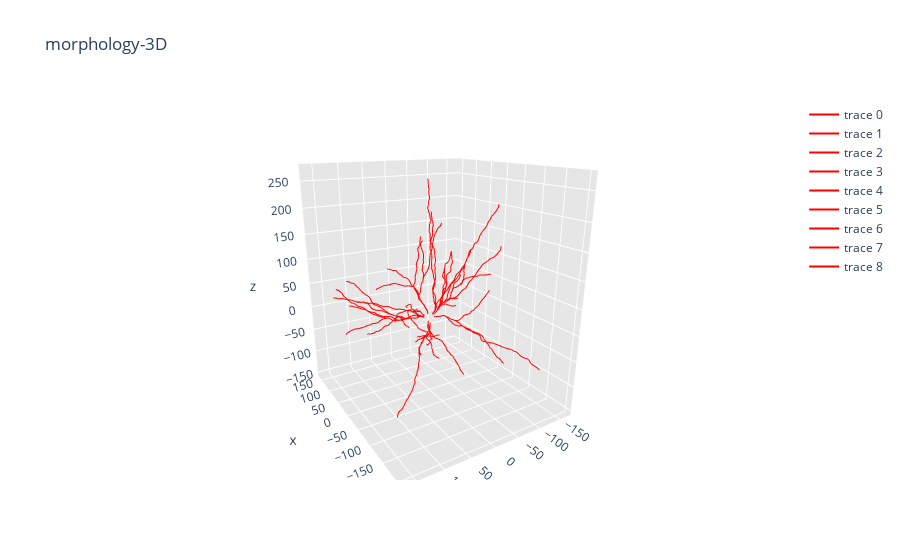

Here is the notebook cell this chart was saved with:
### Markdown cell above
### Run the example extract_synthesis_inputs.py and plot the result

### Code cell
%run extract_synthesis_inputs.py

morph = load_morphology("results_extract_synthesis_inputs/generated_cell.swc")
_ = plotly_impl.plot_morph3d(morph, inline=True)

### Figure 1 — Plotly figure (JSON) as saved in the notebook; plotly's stock layout.template omitted (floating-point values rounded to 4 significant figures; data arrays with more than 128 entries replaced by an {"elided": "..."} marker saying what was removed)
{"data": [{"line": {"color": "red", "width": 2}, "mode": "lines", "type": "scatter3d", "x": {"elided": "2007 float values"}, "y": {"elided": "2007 float values"}, "z": {"elided": "2007 float values"}}, {"line": {"color": "red", "width": 2}, "mode": "lines", "type": "scatter3d", "x": {"elided": "2298 float values"}, "y": {"elided": "2298 float values"}, "z": {"elided": "2298 float values"}}, {"line": {"color": "red", "width": 2}, "mode": "lines", "type": "scatter3d", "x": {"elided": "1977 float values"}, "y": {"elided": "1977 float values"}, "z": {"elided": "1977 float values"}}, {"line": {"color": "red", "width": 2}, "mode": "lines", "type": "scatter3d", "x": {"elided": "1995 float values"}, "y": {"elided": "1995 float values"}, "z": {"elided": "1995 float values"}}, {"line": {"color": "red", "width": 2}, "mode": "lines", "type": "scatter3d", "x": {"elided": "1977 float values"}, "y": {"elided": "1977 float values"}, "z": {"elided": "1977 float values"}}, {"line": {"color": "red", "width": 2}, "mode": "lines", "type": "scatter3d", "x": {"elided": "3297 float values"}, "y": {"elided": "3297 float values"}, "z": {"elided": "3297 float values"}}, {"line": {"color": "red", "width": 2}, "mode": "lines", "type": "scatter3d", "x": {"elided": "879 float values"}, "y": {"elided": "879 float values"}, "z": {"elided": "879 float values"}}, {"line": {"color": "red", "width": 2}, "mode": "lines", "type": "scatter3d", "x": {"elided": "876 float values"}, "y": {"elided": "876 float values"}, "z": {"elided": "876 float values"}}, {"line": {"color": "red", "width": 2}, "mode": "lines", "type": "scatter3d", "x": {"elided": "1650 float values"}, "y": {"elided": "1650 float values"}, "z": {"elided": "1650 float values"}}, {"cauto": false, "showscale": false, "surfacecolor": ["black", "black", "black", "black", "black", "black", "black", "black", "black", "black", "black", "black", "black", "black", "black", "black", "black", "black", "black", "black", "black", "black", "black", "black", "black", "black", "black", "black", "black", "black", "black", "black", "black", "black", "black", "black", "black", "black", "black", "black", "black", "black", "black", "black", "black", "black", "black", "black", "black", "black", "black", "black", "black", "black", "black", "black", "black", "black", "black", "black", "black", "black", "black", "black", "black", "black", "black", "black", "black", "black", "black", "black", "black", "black", "black", "black", "black", "black", "black", "black", "black", "black", "black", "black", "black", "black", "black", "black", "black", "black", "black", "black", "black", "black", "black", "black", "black", "black", "black", "black"], "type": "surface", "x": {"elided": "100x100 float values"}, "y": {"elided": "100x100 float values"}, "z": {"elided": "100x100 int values"}}], "layout": {"autosize": true, "scene": {"aspectmode": "data", "camera": {"eye": {"x": -1.743, "y": 1.071, "z": 0.71}, "up": {"x": 0, "y": 0, "z": 1}}, "xaxis": {"backgroundcolor": "rgb(230, 230,230)", "gridcolor": "rgb(255, 255, 255)", "showbackground": true, "zerolinecolor": "rgb(255, 255, 255)"}, "yaxis": {"backgroundcolor": "rgb(230, 230,230)", "gridcolor": "rgb(255, 255, 255)", "showbackground": true, "zerolinecolor": "rgb(255, 255, 255)"}, "zaxis": {"backgroundcolor": "rgb(230, 230,230)", "gridcolor": "rgb(255, 255, 255)", "showbackground": true, "zerolinecolor": "rgb(255, 255, 255)"}}, "title": {"text": "morphology-3D"}, "yaxis": {"scaleanchor": "x"}}}
